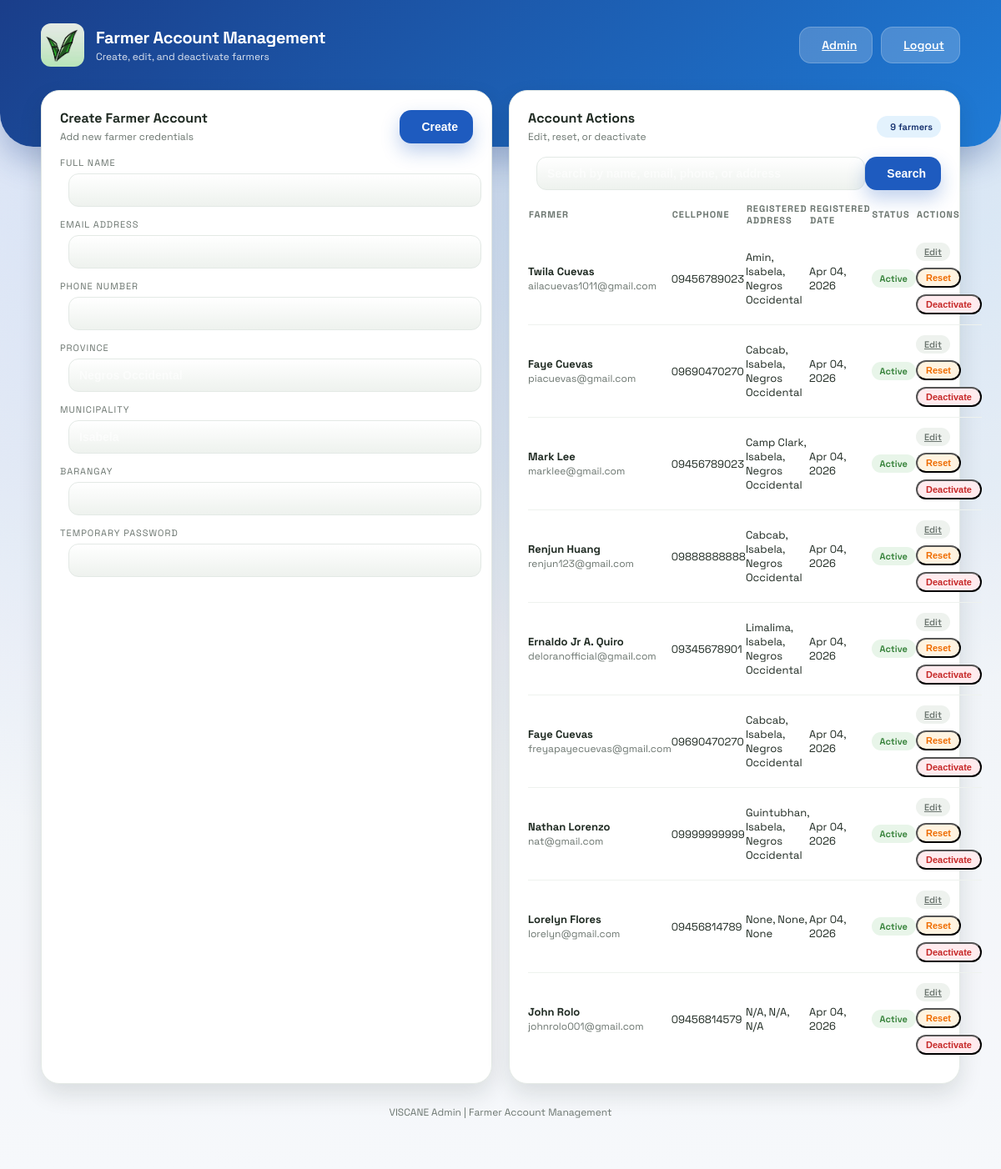
Screenshot of /admin/farmers (signed in) with the database file from the repository.
### models.py (models this page shows)
class User(db.Model):
    id = db.Column(db.Integer, primary_key=True)
    fullname = db.Column(db.String(100), nullable=False)
    email = db.Column(db.String(120), unique=True, nullable=False)
    phone = db.Column(db.String(20), nullable=False)
    password = db.Column(db.String(200), nullable=False)
    created_at = db.Column(db.DateTime, default=datetime.utcnow, nullable=False)
    province = db.Column(db.String(120), nullable=True)
    municipality = db.Column(db.String(120), nullable=True)
    barangay = db.Column(db.String(120), nullable=True)
    is_active = db.Column(db.Boolean, nullable=False, default=True)
    is_archived = db.Column(db.Boolean, nullable=False, default=False)

### app.py (the view, shortened to what this page needs)
@app.route('/admin/farmers', methods=['GET', 'POST'])
@login_required
def admin_farmers():
    message = request.args.get('message')
    error = request.args.get('error')
    search = request.args.get('search', '').strip()
    users_query = User.query.filter_by(is_archived=False)
    users = users_query.order_by(User.id.desc()).all()
    return render_template(
        'admin_farmers.html',
        users=users,
        message=message,
        error=error,
        search=search,
        current_admin=get_current_admin()
    )

### app.py (called while the page is built)
def login_required(view):
    @wraps(view)
    def wrapped(*args, **kwargs):
        if not session.get('admin_id'):
            return redirect(url_for('admin_login'))
        return view(*args, **kwargs)
    return wrapped

def get_current_admin():
    admin_id = session.get('admin_id')
    if not admin_id:
        return None
    admin = Admin.query.get(admin_id)
    if not admin or admin.is_archived:
        return None
    return admin

### templates/admin_farmers.html (shortened to what this page needs)
<!DOCTYPE html>
<html lang="en">
<head>
    <link rel="stylesheet" href="{{ url_for('static', filename='style.css') }}">
</head>
<body class="admin-layout">
    <div class="dashboard-bg"></div>
    <header class="dashboard-header">
        <div class="header-content">
            <div class="brand">
                <div class="brand-icon">
                    <img src="{{ url_for('static', filename='logo.jpg') }}" alt="VISCANE Logo" style="width: 100%; height: 100%; object-fit: cover; border-radius: 12px;">
                </div>
                <div>
                    <p class="brand-title">Farmer Account Management</p>
                    <p class="brand-subtitle">Create, edit, and deactivate farmers</p>
                </div>
            </div>
            <div class="header-actions">
                <a class="btn light" href="/admin">
                    Admin
                </a>
                <a class="btn light" href="/admin-logout">
                    Logout
                </a>
            </div>
        </div>
    </header>
    <main class="dashboard-container fade-in">
        <section class="section-grid two-col">
            <form class="panel" method="POST">
                <div class="panel-header">
                    <div>
                        <h3 class="panel-title">Create Farmer Account</h3>
                        <p class="panel-subtitle">Add new farmer credentials</p>
                    </div>
                    <button class="btn primary" type="submit">
                        Create
                    </button>
                </div>
                <div class="stat-label">Full Name</div>
                <input class="stat-input" type="text" name="fullname" required>
                <div class="stat-label">Email Address</div>
                <input class="stat-input" type="email" name="email" required>
                <div class="stat-label">Phone Number</div>
                <input class="stat-input" type="text" name="phone" required>
                <div class="stat-label">Province</div>
                <input class="stat-input" type="text" name="province" placeholder="Negros Occidental">
                <div class="stat-label">Municipality</div>
                <input class="stat-input" type="text" name="municipality" placeholder="Isabela">
                <div class="stat-label">Barangay</div>
                <input class="stat-input" type="text" name="barangay">
                <div class="stat-label">Temporary Password</div>
                <input class="stat-input" type="text" name="password" required>
            </form>
            <div class="panel">
                <div class="panel-header">
                    <div>
                        <h3 class="panel-title">Account Actions</h3>
                        <p class="panel-subtitle">Edit, reset, or deactivate</p>
                    </div>
                    <span class="badge">{{ users|length }} farmers</span>
                </div>
                <form class="admin-search-row" method="GET" action="/admin/farmers">
                    <input class="stat-input" type="text" name="search" placeholder="Search by name, email, phone, or address" value="{{ search or '' }}">
                    <button class="btn primary" type="submit">
                        Search
                    </button>
                </form>
                <table class="data-table">
                    <thead>
                        <tr>
                            <th>Farmer</th>
                            <th>Cellphone</th>
                            <th>Registered Address</th>
                            <th>Registered Date</th>
                            <th>Status</th>
                            <th>Actions</th>
                        </tr>
                    </thead>
                    <tbody>
                        {% if users %}
                            {% for user in users %}
                                <tr>
                                    <td>
                                        <strong>{{ user.fullname }}</strong><br>
                                        <span class="list-meta">{{ user.email }}</span>
                                    </td>
                                    <td>{{ user.phone or 'N/A' }}</td>
                                    <td>{{ user.barangay or 'N/A' }}, {{ user.municipality or 'N/A' }}, {{ user.province or 'N/A' }}</td>
                                    <td>
                                        {% if user.created_at %}
                                            {{ user.created_at.strftime('%b %d, %Y') }}
                                        {% else %}
                                            N/A
                                        {% endif %}
                                    </td>
                                    <td>
                                        {% if user.is_active %}
                                            <span class="tag success">Active</span>
                                        {% else %}
                                            <span class="tag alert">Inactive</span>
                                        {% endif %}
                                    </td>
                                    <td>
                                        <div class="admin-action-row">
                                            <a class="tag" href="/admin/farmers/{{ user.id }}/edit">Edit</a>
                                            <form method="POST" action="/admin/farmers">
                                                <button class="tag warning" type="submit">Reset</button>
                                            </form>
                                            <form method="POST" action="/admin/farmers">
                                                {% if user.is_active %}
                                                    <button class="tag alert" type="submit">Deactivate</button>
                                                {% else %}
                                                    <input type="hidden" name="action" value="activate">
                                                    <input type="hidden" name="user_id" value="{{ user.id }}">
                                                    <button class="tag success" type="submit">Activate</button>
                                                {% endif %}
                                            </form>
                                        </div>
                                    </td>
                                </tr>
                            {% endfor %}
                        {% else %}
                            <tr>
                                <td colspan="6">No farmers registered yet.</td>
                            </tr>
                        {% endif %}
                    </tbody>
                </table>
            </div>
        </section>
        <div class="footer-link">VISCANE Admin | Farmer Account Management</div>
    </main>
</body>
</html>

### rows the page displays
User: fullname "Twila Cuevas", email "ailacuevas1011@gmail.com", phone "09456789023", barangay "Amin", municipality "Isabela", province "Negros Occidental", created_at "Apr 04, 2026", is_active "Active"
User: fullname "Faye Cuevas", email "piacuevas@gmail.com", phone "09690470270", barangay "Cabcab", municipality "Isabela", province "Negros Occidental", created_at "Apr 04, 2026", is_active "Active"
User: fullname "Mark Lee", email "marklee@gmail.com", phone "09456789023", barangay "Camp Clark", municipality "Isabela", province "Negros Occidental", created_at "Apr 04, 2026", is_active "Active"
User: fullname "Renjun Huang", email "renjun123@gmail.com", phone "09888888888", barangay "Cabcab", municipality "Isabela", province "Negros Occidental", created_at "Apr 04, 2026", is_active "Active"
User: fullname "Ernaldo Jr A. Quiro", email "deloranofficial@gmail.com", phone "09345678901", barangay "Limalima", municipality "Isabela", province "Negros Occidental", created_at "Apr 04, 2026", is_active "Active"
User: fullname "Faye Cuevas", email "freyapayecuevas@gmail.com", phone "09690470270", barangay "Cabcab", municipality "Isabela", province "Negros Occidental", created_at "Apr 04, 2026", is_active "Active"
User: fullname "Nathan Lorenzo", email "nat@gmail.com", phone "09999999999", barangay "Guintubhan", municipality "Isabela", province "Negros Occidental", created_at "Apr 04, 2026", is_active "Active"
User: fullname "Lorelyn Flores", email "lorelyn@gmail.com", phone "09456814789", barangay "None", municipality "None", province "None", created_at "Apr 04, 2026", is_active "Active"
User: fullname "John Rolo", email "johnrolo001@gmail.com", phone "09456814579", barangay "N/A", municipality "N/A", province "N/A", created_at "Apr 04, 2026", is_active "Active"

### other values shown
{{ users|length }} "9"
